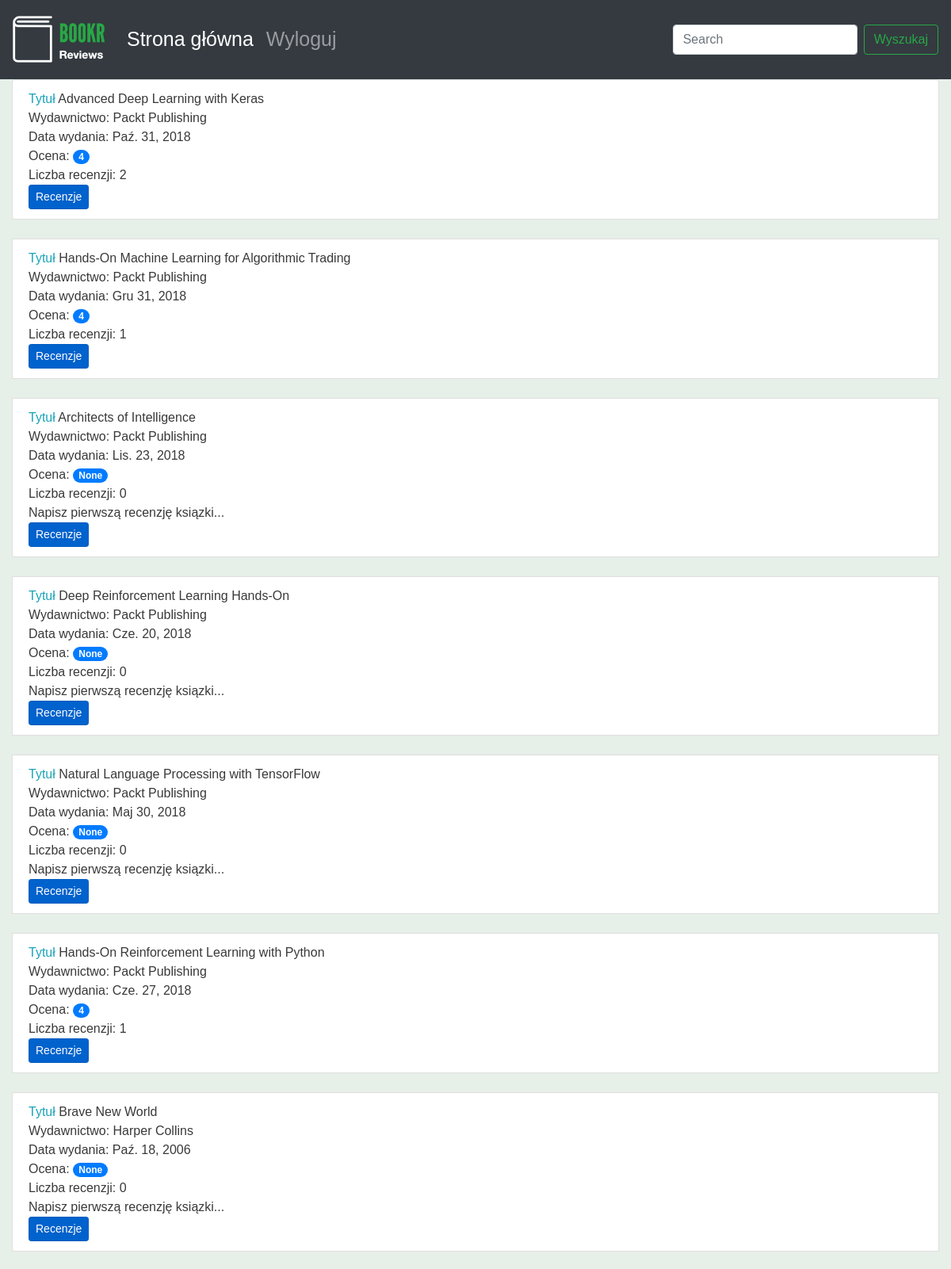
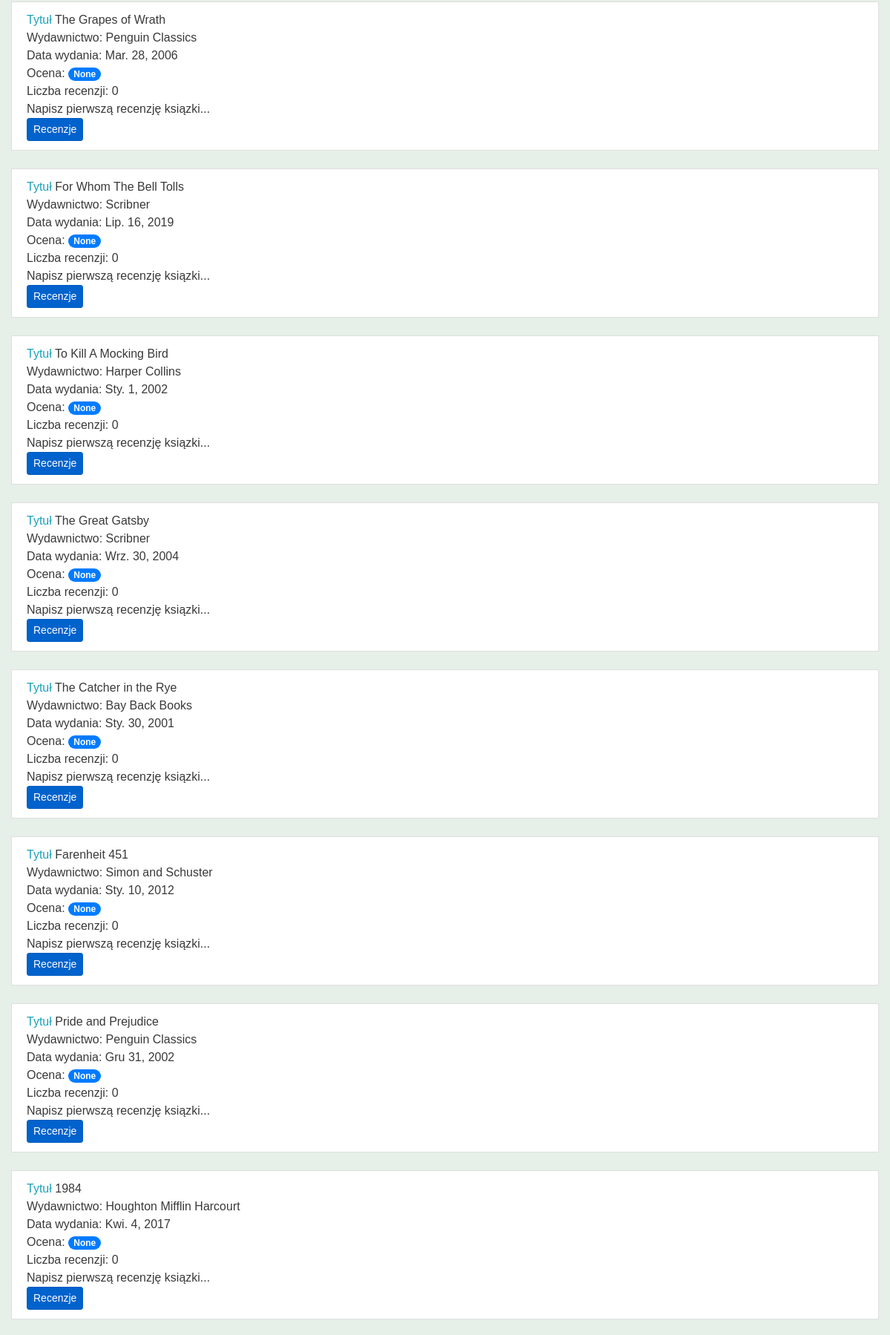
The page /books/ (upper part) on the database its author committed (2 pictures, top to bottom).
### reviews/models.py (models this page shows, shortened)
class Book(models.Model):
    """Opublikowana książka."""
    title = models.CharField(max_length=70,
                             help_text="Tytuł książki.")
    publication_date = models.DateField(
        verbose_name="Data publikacji książki.")
    isbn = models.CharField(max_length=20,
                            verbose_name="Numer ISBN książki.")
    publisher = models.ForeignKey(Publisher, on_delete=models.CASCADE)
    contributors = models.ManyToManyField("Contributor", through="BookContributor")
    cover = models.ImageField(null=True, blank=True, upload_to="book_covers/")
    sample = models.FileField(null=True, blank=True, upload_to="book_samples/")

class Publisher(models.Model):
    name = models.CharField(max_length=50, help_text="Nazwa wydawnictwa")
    website = models.URLField(help_text="Witryna www")
    email = models.EmailField(help_text="Adres email")
    def __str__(self):
        return self.name

### reviews/views.py (the view)
# urls.py: path('books/', views.book_list, name="book_list"),
def book_list(request):
    books = Book.objects.all()
    book_list = []
    for book in books:
        reviews = book.review_set.all()
        if reviews:
            book_rating = average_rating([review.rating for review in reviews])
            number_of_reviews = len(reviews)
        else:
            book_rating = None
            number_of_reviews = 0
        book_list.append({'book': book,
                          'book_rating': book_rating,
                          'number_of_reviews': number_of_reviews})
    context = {'book_list': book_list}
    return render(request, 'reviews/book_list.html', context)

### reviews/utils.py (called while the page is built)
def average_rating(rating_list):
    if not rating_list:
        return 0
    return round(sum(rating_list) / len(rating_list))

### reviews/templates/reviews/book_list.html
{% extends 'base.html' %}
{% block content %}
<ul class="list-group">
    {% for item in book_list %}
    <li class="list-group-item">
        <span class="text-info">Tytuł</span> <span>{{ item.book.title }}</span><br>
        <span>Wydawnictwo: </span><span>{{ item.book.publisher }}</span>
              <br>
              <span>Data wydania: </span><span>{{ item.book.publication_date }}</span>
              <br>
              <span>Ocena: </span><span class="badge badge-primary badge-pill">{{ item.book_rating }}</span>
              <br>
              <span>Liczba recenzji: </span><span>{{ item.number_of_reviews }}</span>
              <br>
        {% if item.book_rating is null %}
        <span>Napisz pierwszą recenzję ksiązki...</span>
        <br>
        {% endif %}
        <a class="btn btn-primary btn-sm active" role="button" aria-pressed="true" href="/book/{{ item.book.id }}">Recenzje</a>
    </li>
    <br>
    {% endfor %}
</ul>
{% endblock %}

### reviews/static/css/blog.css (style rules this page uses)
body { font-family: 'Source Sans Pro', sans-serif; background-color: #e6efe8; color: #393939; }

### rows shown on the page
Book: book "Advanced Deep Learning with Keras", book.publisher "Packt Publishing", book.publication_date "Paź. 31, 2018", book_rating "4", number_of_reviews "2"
Book: book "Hands-On Machine Learning for Algorithmic Trading", book.publisher "Packt Publishing", book.publication_date "Gru 31, 2018", book_rating "4", number_of_reviews "1"
Book: book "Architects of Intelligence", book.publisher "Packt Publishing", book.publication_date "Lis. 23, 2018", book_rating "None", number_of_reviews "0", shows "Napisz pierwszą recenzję ksiązki..."
Book: book "Deep Reinforcement Learning Hands-On", book.publisher "Packt Publishing", book.publication_date "Cze. 20, 2018", book_rating "None", number_of_reviews "0", shows "Napisz pierwszą recenzję ksiązki..."
Book: book "Natural Language Processing with TensorFlow", book.publisher "Packt Publishing", book.publication_date "Maj 30, 2018", book_rating "None", number_of_reviews "0", shows "Napisz pierwszą recenzję ksiązki..."
Book: book "Hands-On Reinforcement Learning with Python", book.publisher "Packt Publishing", book.publication_date "Cze. 27, 2018", book_rating "4", number_of_reviews "1"
Book: book "Brave New World", book.publisher "Harper Collins", book.publication_date "Paź. 18, 2006", book_rating "None", number_of_reviews "0", shows "Napisz pierwszą recenzję ksiązki..."
Book: book "The Grapes of Wrath", book.publisher "Penguin Classics", book.publication_date "Mar. 28, 2006", book_rating "None", number_of_reviews "0", shows "Napisz pierwszą recenzję ksiązki..."
Book: book "For Whom The Bell Tolls", book.publisher "Scribner", book.publication_date "Lip. 16, 2019", book_rating "None", number_of_reviews "0", shows "Napisz pierwszą recenzję ksiązki..."
Book: book "To Kill A Mocking Bird", book.publisher "Harper Collins", book.publication_date "Sty. 1, 2002", book_rating "None", number_of_reviews "0", shows "Napisz pierwszą recenzję ksiązki..."
Book: book "The Great Gatsby", book.publisher "Scribner", book.publication_date "Wrz. 30, 2004", book_rating "None", number_of_reviews "0", shows "Napisz pierwszą recenzję ksiązki..."
Book: book "The Catcher in the Rye", book.publisher "Bay Back Books", book.publication_date "Sty. 30, 2001", book_rating "None", number_of_reviews "0", shows "Napisz pierwszą recenzję ksiązki..."
Book: book "Farenheit 451", book.publisher "Simon and Schuster", book.publication_date "Sty. 10, 2012", book_rating "None", number_of_reviews "0", shows "Napisz pierwszą recenzję ksiązki..."
Book: book "Pride and Prejudice", book.publisher "Penguin Classics", book.publication_date "Gru 31, 2002", book_rating "None", number_of_reviews "0", shows "Napisz pierwszą recenzję ksiązki..."
Book: book "1984", book.publisher "Houghton Mifflin Harcourt", book.publication_date "Kwi. 4, 2017", book_rating "None", number_of_reviews "0", shows "Napisz pierwszą recenzję ksiązki..."
